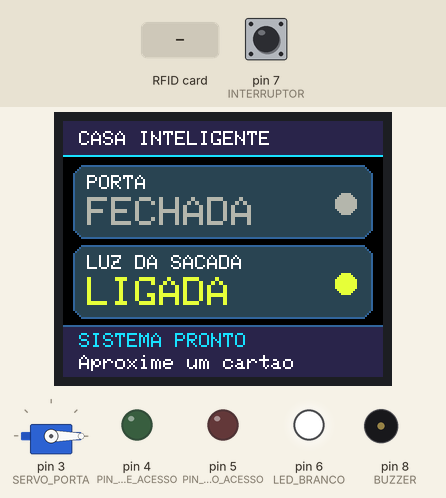
The sketch below on a simulated Arduino Uno, built with avr-gcc and run on an emulated ATmega328P. On the bench: servo, 160×128 colour display, output pins drawn as LEDs (lit = HIGH), buzzer (waves = sounding). Inputs (shaded band) come from the test bench; at power-on: pin 7 (INTERRUPTOR) LOW. Pins used as bus, display or sensor lines are not drawn; what the sketch prints to the serial monitor is not drawn.

Above: at 1.5 s.
1.6 s: pin 7 (INTERRUPTOR) pulled HIGH for 0.15 s
At 3.1 s:
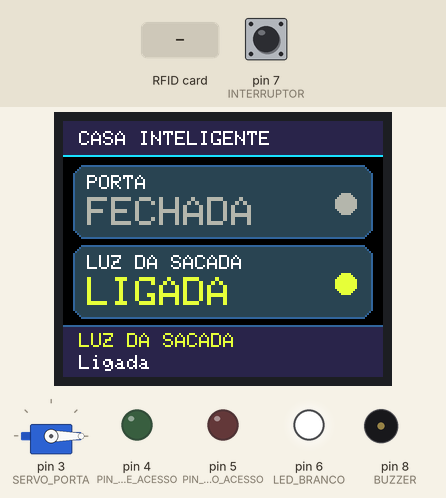
4.7 s: RFID card 01 02 03 04 held to the reader
At 6.1 s:
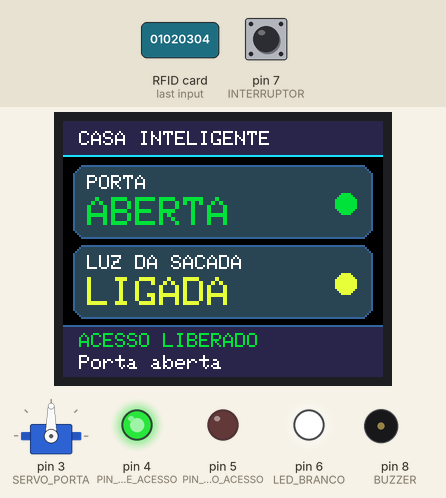
7.7 s: RFID card 5E 7A 19 C4 held to the reader
At 9.0 s:
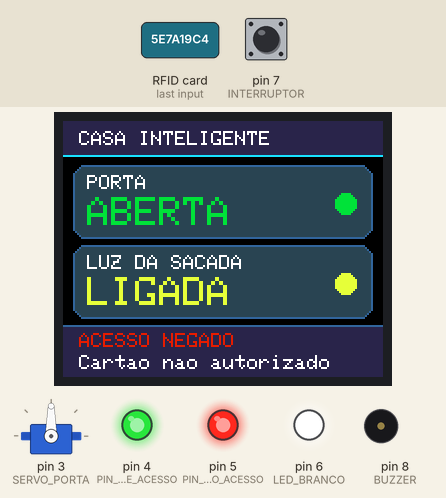
9.4 s: pin 7 (INTERRUPTOR) pulled HIGH for 1 s
At 10.0 s:
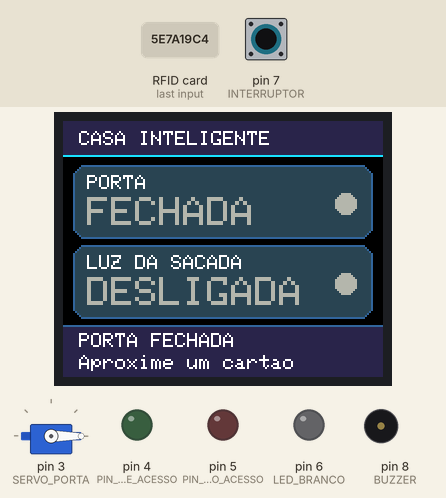
13.4 s: RFID card 5E 7A 19 C4 held to the reader
At 14.6 s:
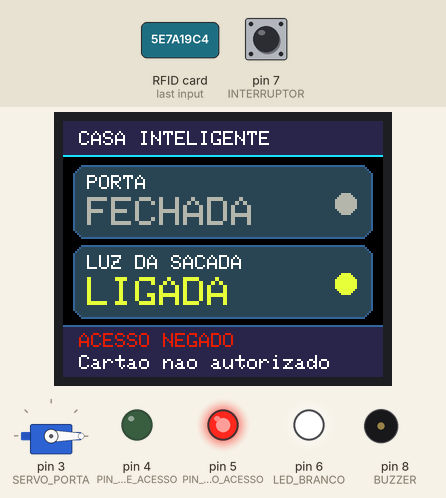
15.2 s: pin 7 (INTERRUPTOR) pulled HIGH for 3.2 s
At 16.4 s:
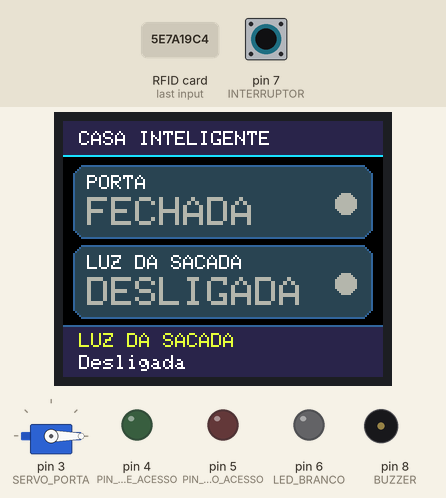
Timing chart, 0 to 20.0 s (numbered marks = the images above; inputs shaded):
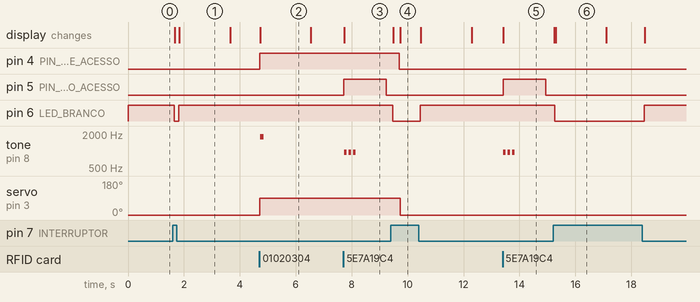

The sketch:

sketch.ino
```cpp
#include <SPI.h>
#include <MFRC522.h>
#include <Adafruit_GFX.h>
#include <Adafruit_ST7735.h>
#include <Servo.h>

const byte SERVO_PORTA = 3;
const byte PIN_LED_VERDE_ACESSO = 4;
const byte PIN_LED_VERMELHO_ACESSO = 5;
const byte LED_BRANCO = 6;
const byte INTERRUPTOR = 7;
const byte BUZZER = 8;
const byte RFID_RST = 9;
const byte RFID_SDA_SS = 10;
const byte TFT_RST = A0;
const byte TFT_CS = A2;
const byte TFT_DC = A1;

const byte UID_AUTORIZADO[] = {0x01, 0x02, 0x03, 0x04};
const byte ANGULO_FECHADO = 0;
const byte ANGULO_ABERTO = 90;

const unsigned long TEMPO_PORTA_ABERTA = 5000UL;
const unsigned long TEMPO_LED_VERMELHO = 1500UL;
const unsigned long TEMPO_AVISO_TELA = 1800UL;

const uint16_t COR_FUNDO = 0x0000;
const uint16_t COR_CARTAO = 0x2A2A;
const uint16_t COR_RODAPE = 0x2929;
const uint16_t COR_CINZA = 0xB5B5;
const uint16_t COR_CIANO = 0x1F1F;
const uint16_t COR_VERDE = 0x0707;
const uint16_t COR_VERMELHO = 0xE0E0;
const uint16_t COR_AMARELO = 0xE7E7;

MFRC522 rfid(RFID_SDA_SS, RFID_RST);
Adafruit_ST7735 tela(TFT_CS, TFT_DC, TFT_RST);
Servo porta;

bool portaAberta = false;
bool luzAcesa = false;
unsigned long instanteAbertura = 0;

bool avisoVermelhoAtivo = false;
unsigned long instanteNegado = 0;

bool avisoTelaAtivo = false;
unsigned long instanteAvisoTela = 0;

bool ultimaLeituraInterruptor = HIGH;
bool estadoEstavelInterruptor = HIGH;
unsigned long instanteMudancaInterruptor = 0;

void mostrarRodape(const char *linha1, const char *linha2, uint16_t cor) {
  tela.fillRect(0, 102, tela.width(), tela.height() - 102, COR_RODAPE);
  tela.drawFastHLine(0, 102, tela.width(), 0x3333);

  tela.setTextWrap(false);
  tela.setTextSize(1);
  tela.setTextColor(cor);
  tela.setCursor(8, 106);
  tela.print(linha1);

  tela.setTextColor(ST7735_WHITE);
  tela.setCursor(8, 117);
  tela.print(linha2);
}

void mostrarAviso(const char *linha1, const char *linha2, uint16_t cor) {
  mostrarRodape(linha1, linha2, cor);
  avisoTelaAtivo = true;
  instanteAvisoTela = millis();
}

void mostrarEstadoNormal() {
  avisoTelaAtivo = false;
  mostrarRodape(
    "SISTEMA PRONTO",
    portaAberta ? "Porta aberta" : "Aproxime um cartao",
    COR_CIANO
  );
}

void desenharCartao(int16_t y, const char *titulo, const char *estado, uint16_t cor) {
  tela.fillRoundRect(5, y, tela.width() - 10, 37, 6, COR_CARTAO);
  tela.drawRoundRect(5, y, tela.width() - 10, 37, 6, 0x3333);
  tela.fillCircle(tela.width() - 19, y + 19, 5, cor);

  tela.setTextWrap(false);
  tela.setTextSize(1);
  tela.setTextColor(ST7735_WHITE);
  tela.setCursor(12, y + 5);
  tela.print(titulo);

  tela.setTextColor(cor);
  tela.setTextSize(2);
  tela.setCursor(12, y + 16);
  tela.print(estado);
}

void atualizarCartaoPorta() {
  desenharCartao(
    22,
    "PORTA",
    portaAberta ? "ABERTA" : "FECHADA",
    portaAberta ? COR_VERDE : COR_CINZA
  );
}

void atualizarCartaoLuz() {
  desenharCartao(
    62,
    "LUZ DA SACADA",
    luzAcesa ? "LIGADA" : "DESLIGADA",
    luzAcesa ? COR_AMARELO : COR_CINZA
  );
}

void iniciarTela() {
  tela.initR(INITR_BLACKTAB);
  tela.setRotation(1);
  tela.fillScreen(COR_FUNDO);

  tela.fillRect(0, 0, tela.width(), 18, COR_RODAPE);
  tela.drawFastHLine(0, 17, tela.width(), COR_CIANO);

  tela.setTextWrap(false);
  tela.setTextColor(ST7735_WHITE);
  tela.setTextSize(1);
  tela.setCursor(8, 5);
  tela.print("CASA INTELIGENTE");

  atualizarCartaoPorta();
  atualizarCartaoLuz();
  mostrarEstadoNormal();
}

void abrirPorta() {
  porta.write(ANGULO_ABERTO);
  portaAberta = true;
  instanteAbertura = millis();

  avisoVermelhoAtivo = false;

  digitalWrite(PIN_LED_VERDE_ACESSO, HIGH);
  digitalWrite(PIN_LED_VERMELHO_ACESSO, LOW);

  atualizarCartaoPorta();
  mostrarAviso("ACESSO LIBERADO", "Porta aberta", COR_VERDE);

  tone(BUZZER, 1800, 130);

  Serial.println(F("ACESSO LIBERADO - porta aberta"));
}

void fecharPorta() {
  porta.write(ANGULO_FECHADO);
  portaAberta = false;

  digitalWrite(PIN_LED_VERDE_ACESSO, LOW);

  atualizarCartaoPorta();
  mostrarAviso("PORTA FECHADA", "Aproxime um cartao", ST7735_WHITE);

  Serial.println(F("Porta fechada"));
}

bool cartaoAutorizado() {
  if (rfid.uid.size != sizeof(UID_AUTORIZADO)) {
    return false;
  }

  for (byte i = 0; i < sizeof(UID_AUTORIZADO); i++) {
    if (rfid.uid.uidByte[i] != UID_AUTORIZADO[i]) {
      return false;
    }
  }

  return true;
}

void verificarRFID() {
  if (!rfid.PICC_IsNewCardPresent()) return;
  if (!rfid.PICC_ReadCardSerial()) return;

  Serial.print(F("UID recebido: "));

  for (byte i = 0; i < rfid.uid.size; i++) {
    if (rfid.uid.uidByte[i] < 16) {
      Serial.print('0');
    }

    Serial.print(rfid.uid.uidByte[i], HEX);

    if (i + 1 < rfid.uid.size) {
      Serial.print(':');
    }
  }

  Serial.println();

  if (cartaoAutorizado()) {
    abrirPorta();
  } else {
    digitalWrite(PIN_LED_VERMELHO_ACESSO, HIGH);

    avisoVermelhoAtivo = true;
    instanteNegado = millis();

    mostrarAviso(
      "ACESSO NEGADO",
      "Cartao nao autorizado",
      COR_VERMELHO
    );

    Serial.println(F("ACESSO NEGADO"));

    for (byte i = 0; i < 3; i++) {
      tone(BUZZER, 950, 90);
      delay(160);
    }

    noTone(BUZZER);
  }

  rfid.PICC_HaltA();
  rfid.PCD_StopCrypto1();
}

void verificarInterruptor() {
  bool leitura = digitalRead(INTERRUPTOR);
  unsigned long agora = millis();

  if (leitura != ultimaLeituraInterruptor) {
    instanteMudancaInterruptor = agora;
  }

  if ((agora - instanteMudancaInterruptor) >= 40UL &&
      leitura != estadoEstavelInterruptor) {

    estadoEstavelInterruptor = leitura;
    luzAcesa = (estadoEstavelInterruptor == LOW);

    digitalWrite(LED_BRANCO, luzAcesa ? HIGH : LOW);

    atualizarCartaoLuz();

    mostrarAviso(
      "LUZ DA SACADA",
      luzAcesa ? "Ligada" : "Desligada",
      COR_AMARELO
    );

    Serial.println(
      luzAcesa ? F("Luz ligada") : F("Luz desligada")
    );
  }

  ultimaLeituraInterruptor = leitura;
}

void setup() {
  Serial.begin(9600);

  pinMode(PIN_LED_VERDE_ACESSO, OUTPUT);
  pinMode(PIN_LED_VERMELHO_ACESSO, OUTPUT);
  pinMode(LED_BRANCO, OUTPUT);
  pinMode(BUZZER, OUTPUT);
  pinMode(INTERRUPTOR, INPUT_PULLUP);

  digitalWrite(PIN_LED_VERDE_ACESSO, LOW);
  digitalWrite(PIN_LED_VERMELHO_ACESSO, LOW);

  ultimaLeituraInterruptor = digitalRead(INTERRUPTOR);
  estadoEstavelInterruptor = ultimaLeituraInterruptor;

  luzAcesa = (estadoEstavelInterruptor == LOW);

  digitalWrite(LED_BRANCO, luzAcesa ? HIGH : LOW);

  porta.attach(SERVO_PORTA);
  porta.write(ANGULO_FECHADO);

  pinMode(RFID_SDA_SS, OUTPUT);
  pinMode(TFT_CS, OUTPUT);

  digitalWrite(RFID_SDA_SS, HIGH);
  digitalWrite(TFT_CS, HIGH);

  SPI.begin();

  iniciarTela();
  rfid.PCD_Init();

  Serial.println(F("Casa inteligente pronta (ST7735)!"));
  Serial.println(F("No Wokwi, clique no RC522 e apresente um cartao."));
  Serial.println(F("Cartao azul = 01:02:03:04 (autorizado)."));
}

void loop() {
  verificarRFID();
  verificarInterruptor();

  unsigned long agora = millis();

  if (portaAberta &&
      (agora - instanteAbertura >= TEMPO_PORTA_ABERTA)) {
    fecharPorta();
  }

  if (avisoVermelhoAtivo &&
      (agora - instanteNegado >= TEMPO_LED_VERMELHO)) {

    avisoVermelhoAtivo = false;
    digitalWrite(PIN_LED_VERMELHO_ACESSO, LOW);
  }

  if (avisoTelaAtivo &&
      (millis() - instanteAvisoTela >= TEMPO_AVISO_TELA)) {
    mostrarEstadoNormal();
  }
}
```

Measured:
- after the input at 1.6 s, pin 6 (LED_BRANCO): HIGH → LOW after 0.05 s, → HIGH 0.17 s later; the display: first changes after 0.07 s (image 1 shows a later state)
- after the input at 4.7 s, pin 4 (PIN_LED_VERDE_ACESSO): LOW → HIGH at once; tone on pin 8 (BUZZER): silent → 1800 Hz at once, → silent 0.13 s later; servo on pin 3 (SERVO_PORTA): 0° → 90° at once; the display: changes at once (image 2)
- after the input at 7.7 s, pin 5 (PIN_LED_VERMELHO_ACESSO): LOW → HIGH at once, → LOW 1.5 s later; tone on pin 8 (BUZZER): alternates 950 Hz for 0.09 s and silent for 0.07 s, 6 changes in all, then stays silent, starting at once; the display: changes at once (image 3)
- after the input at 9.4 s, pin 6 (LED_BRANCO): HIGH → LOW after 0.06 s, → HIGH 0.99 s later
- after the input at 13.4 s, pin 5 (PIN_LED_VERMELHO_ACESSO): LOW → HIGH at once, → LOW 1.5 s later; tone on pin 8 (BUZZER): alternates 950 Hz for 0.09 s and silent for 0.07 s, 6 changes in all, then stays silent, starting at once; the display: changes at once (image 5)
- after the input at 15.2 s, pin 6 (LED_BRANCO): HIGH → LOW after 0.07 s, → HIGH 3.2 s later; the display: first differs from a run without the input after 0.09 s (image 6)
- what the display in image 1 shows lasts 1.9 s, from 1.8 s to 3.7 s
